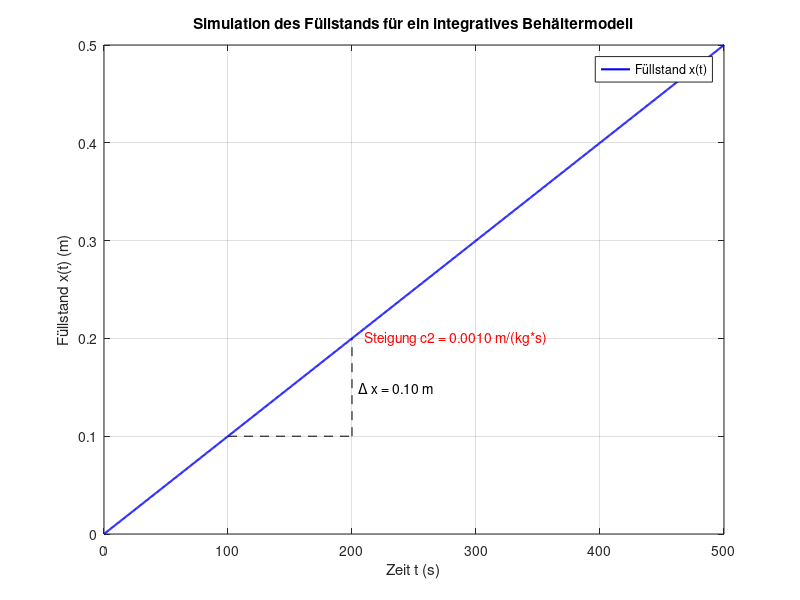

This chart was generated by the following MATLAB code:
rho = 1000; % Dichte der Flüssigkeit in kg/Kubikmeter
A = 1; % Grundfläche in Quadratmeter
a = 0.003; % Querschnitt des Auslaufs in Quadratmeter
g = 9.81; % Erdbeschleunigung in m/Quadratsekunde
qzu = 6.0; % Stationärer Zufluss (im Arbeitspunkt) in kg/sec

c2=1/(rho*A);
c3=(a*a*rho*g)/(A*qzu);
s = tf('s');
G1=c2/s;

% Simulation der Sprungantwort
t = 0:0.5:500; % Zeitvektor von 0 bis 500 Sekunden in Schritten von 0.5 s
[y, t] = step(G1, t);

% Bestimmung eines Punktes für das Steigungsdreieck
t1 = 100; % Zeit für den Anfang des Dreiecks
t2 = 200; % Zeit für das Ende des Dreiecks
y1 = c2 * t1; % Wert der Sprungantwort bei t1
y2 = c2 * t2; % Wert der Sprungantwort bei t2

% Plot erstellen
figure;
plot(t, y, 'b-', 'LineWidth', 1.5); % Plot in Blau mit Linienbreite 1.5
hold on;

% Zeichne das Steigungsdreieck
plot([t1, t2], [y1, y1], 'k--'); % Horizontale Linie des Dreiecks
plot([t2, t2], [y1, y2], 'k--'); % Vertikale Linie des Dreiecks

% Annotationswerte für das Steigungsdreieck
text((t1 + t2) / 2, y1 - 2, ['\Delta t = ' num2str(t2 - t1) ' s'], 'HorizontalAlignment', 'center', 'VerticalAlignment', 'top');
text(t2 + 5, (y1 + y2) / 2, ['\Delta x = ' num2str(y2 - y1, '%.2f') ' m'], 'HorizontalAlignment', 'left', 'VerticalAlignment', 'middle');

% Steigung c2 annotieren
text(t2 + 10, y2, ['Steigung c2 = ' num2str(c2, '%.4f') ' m/(kg*s)'], 'Color', 'red', 'HorizontalAlignment', 'left');

% Achsenbeschriftung und Titel
grid on;
xlabel('Zeit t (s)');
ylabel('Füllstand x(t) (m)');
title('Simulation des Füllstands für ein integratives Behältermodell');
legend('Füllstand x(t)');


% Plot speichern
saveas(gcf, 'simulation_ergebnis_L3.png'); % Speichern des Plots als PNG-Datei